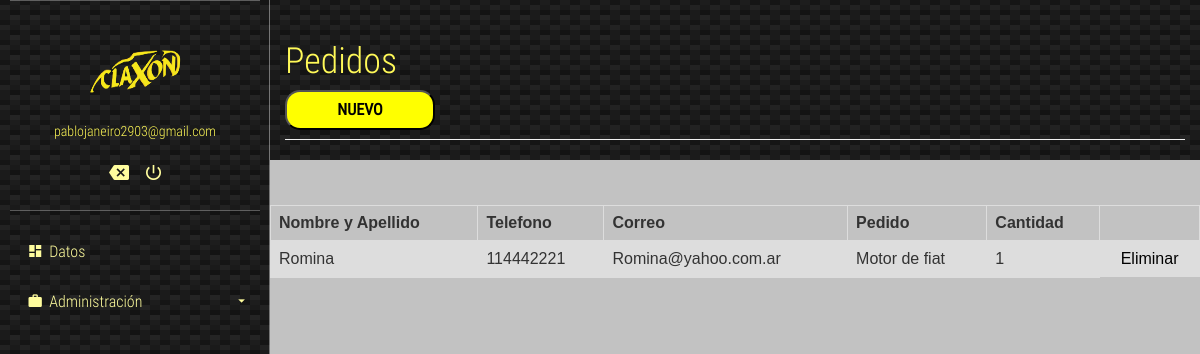
The app's page /verPedidos.php (signed in), older data.
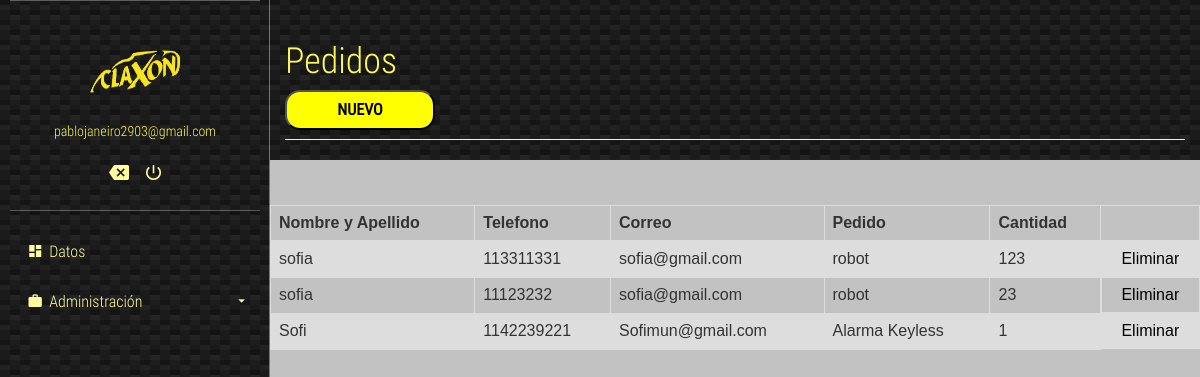
The same page, newer data.
### tables this page shows
CREATE TABLE `pedidos` (
  `id` int(11) NOT NULL,
  `nombre` varchar(200) NOT NULL,
  `telefono` varchar(15) NOT NULL,
  `correo` varchar(200) NOT NULL,
  `pedido` varchar(200) NOT NULL,
  `cantidad` int(255) NOT NULL,
  `precio` decimal(10,2) NOT NULL,
  `imagen` blob NOT NULL
);

### verPedidos.php (the view, shortened to what this page needs)
<?php
  require 'database.php';
  if (isset($_SESSION['user_id'])) {
    $records = $conn->prepare('SELECT id, email, password FROM users WHERE id = :id');
    $records->bindParam(':id', $_SESSION['user_id']);
    $records->execute();
    $results = $records->fetch(PDO::FETCH_ASSOC);
    $user = null;
    if (count($results) > 0) {
      $user = $results;
    }
  }
?>
<head>
	<link rel="stylesheet" href="./css/main.css">
</head>
<body>
	<section class="full-box cover dashboard-sideBar">
		<div class="full-box dashboard-sideBar-ct">
			<div class="full-box dashboard-sideBar-UserInfo">
				<figure class="full-box">
				<a href="index.php"><img src="claxon2.png" width="250px" height="200px"></a>
					<figcaption class="text-center text-titles"><?= $user['email']; ?></figcaption>
				</figure>
				<ul class="full-box list-unstyled text-center">
					<li>
						<a href="index.php">
							<i class="zmdi zmdi-tag-close"></i>
						</a>
					</li>
					<li>
						<a href="logout.php" class="btn-exit-system">
							<i class="zmdi zmdi-power"></i>
						</a>
					</li>
				</ul>
			</div>
			<ul class="list-unstyled full-box dashboard-sideBar-Menu">
				<li>
					<a href="home.php">
						<i class="zmdi zmdi-view-dashboard zmdi-hc-fw"></i> Datos
					</a>
				</li>
				<li>
					<a class="btn-sideBar-SubMenu">
						<i class="zmdi zmdi-case zmdi-hc-fw"></i> Administración <i class="zmdi zmdi-caret-down pull-right"></i>
					</a>
					<ul class="list-unstyled full-box">
					</ul>
				</li>
			</ul>
		</div>
	</section>
	<section class="full-box dashboard-contentPage">
		<div class="container-fluid">
			<div class="page-header">
			  <h1 class="text-titles">Pedidos</h1>
			  <button class="btnn" type="button" name = "nuevo"  onclick="window.location.href='pedidos.php';"><b>NUEVO</b></button></div>
			</div>
		<?php
	include("conexion.php");
	$query = "SELECT id, nombre, telefono, correo, pedido, cantidad FROM pedidos";
        $resultado = $conexion->query($query);
            ?>
            <form class="articulo" class="post" method="post">
				<br><br/>
<table>
  <tr>
    <th>Nombre y Apellido</th>
    <th>Telefono</th>
    <th>Correo</th>
	<th>Pedido</th>
	<th>Cantidad</th>
	<th></th>
  </tr>
  <?php
     while ($row = $resultado -> fetch_assoc()) {
  ?>
  <tr>
    <td><?php echo $row['nombre'] ?></td>
    <td><?php echo $row['telefono'] ?></td>
    <td><?php echo $row['correo'] ?></td>
	<td><?php echo $row['pedido'] ?></td>
	<td><?php echo $row['cantidad'] ?></td>
	<td style="display:flex; justify-content:center" ><a href="actualizarPedidos.php?id=<?php echo $row["id"]?>"  style="color:black; ">Eliminar</a>
  </tr>
  <?php
}
?>
	</table>
            </form>
	</section>
</body>
</html>

Row changes from the older to the newer data that the page shows:
removed pedidos: nombre "Romina", telefono "114442221", correo "Romina@yahoo.com.ar", pedido "Motor de fiat", cantidad "1"
added pedidos: nombre "sofia", telefono "113311331", correo "sofia@gmail.com", pedido "robot", cantidad "123"
added pedidos: nombre "sofia", telefono "11123232", correo "sofia@gmail.com", pedido "robot", cantidad "23"
added pedidos: nombre "Sofi", telefono "1142239221", correo "Sofimun@gmail.com", pedido "Alarma Keyless", cantidad "1"
